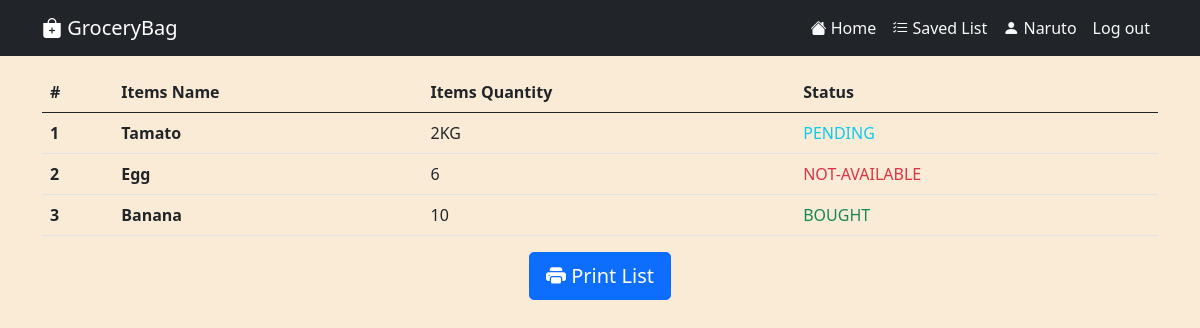
The page /items/ (signed in) on the database its author committed.
### list/models.py (models this page shows, shortened)
class MyList(models.Model):
    customer = models.ForeignKey(Profile, on_delete=models.CASCADE)
    item_name = models.CharField(max_length=200)
    item_quantity = models.CharField(max_length=200)
    item_status = models.CharField(max_length=20, choices=ITEM_STATUS)
    created = models.DateField(auto_now_add=True)

### list/views.py (the view)
# urls.py: path('items/',SavedList.as_view(), name='list'),
class SavedList(LoginRequiredMixin,ListView):
    model = MyList
    context_object_name = 'items'
    login_url = 'login'
    template_name ='list/saved_list.html'

### templates/list/saved_list.html (shortened to what this page needs)
{% extends 'base.html' %}
{% block content %}
<div class="container">
    <br>
    <br>
    <br>
    <table class='table'>
        <thead>
            <tr>
                <th scope="col">#</th>
                <th scope="col">Items Name</th>
                <th scope="col">Items Quantity</th>
                <th scope="col">Status</th>
            </tr>
        </thead>
        <tbody>
            {% for item in items %}
            <tr>
                <th scope="row">{{item.pk}}</th>
                <th scope="row">{{item.item_name}}</th>
                <td>{{ item.item_quantity}}</td>
                <td>
                    {% if item.item_status == 'BUY' %}
                      <span class='text-info'>PENDING</span>
                  {% endif %}
                  {% if item.item_status == 'BOUGHT' %}
                      <span class='text-success'>BOUGHT</span>
                  {% endif %}
                  {% if item.item_status == 'NOT-AVAILABLE' %}
                      <span class='text-danger'>NOT-AVAILABLE</span>
                  {% endif %}
                </td>
              </tr>
              {% endfor %}
        </tbody>
    </table>
   <h3 class='text-center'><a href="{% url 'export'  %}" class="btn btn-lg btn-primary"><i class="bi bi-printer-fill"> </i>Print List</a></h3>
</div>
{% endblock %}

### templates/base.html (shortened to what this page needs)
<!doctype html>
<html lang="en">
  <head>
    <link href="https://cdn.jsdelivr.net/npm/bootstrap@5.0.2/dist/css/bootstrap.min.css" rel="stylesheet">
    <link rel="stylesheet" href="https://cdnjs.cloudflare.com/ajax/libs/bootstrap-icons/1.5.0/font/bootstrap-icons.min.css" />
  </head>
  <body style="background-color: antiquewhite;">
   <nav class="navbar navbar-expand-md bg-dark navbar-dark fixed-top">
    <div class="container">
       <a href="{% url 'index'  %}" id="logo" class="navbar-brand logo"><i class="bi bi-bag-plus-fill"> </i>GroceryBag</a>
        <div class="collapse navbar-collapse text-light" id="navmenu">
            <ul class="navbar-nav ms-auto">
                {% if user.is_authenticated %}
                <li class="nav-item">
                  <a href="{% url 'home'  %}" class="nav-link text-light" ><i class="bi bi-house-fill"> </i>Home</a>
                </li>
                <li class="nav-item">
                  <a href="{% url 'list'  %}" class="nav-link text-light"><i class="bi bi-list-check"> </i>Saved List</a>
                </li>
                <li class="nav-item">
                  <a class="nav-link  text-light" href="{% url 'myprofile'  %}"><i class="bi bi-person-fill"> </i>{{user|title}}</a>
                </li>
                <li class="nav-item">
                  <a class="nav-link  text-light" href="{% url 'logout'  %}">Log out</a>
                </li>
                {% endif %}
            </ul>
        </div>
    </div>
  </nav>
    {% block content %}
    {% endblock %}
  </body>
</html>

### rows shown on the page
MyList: pk "1", item_name "Tamato", item_quantity "2KG", item_status "PENDING"
MyList: pk "2", item_name "Egg", item_quantity "6", item_status "NOT-AVAILABLE"
MyList: pk "3", item_name "Banana", item_quantity "10", item_status "BOUGHT"

### other values the page prints
{{ user|title }} "Naruto"
